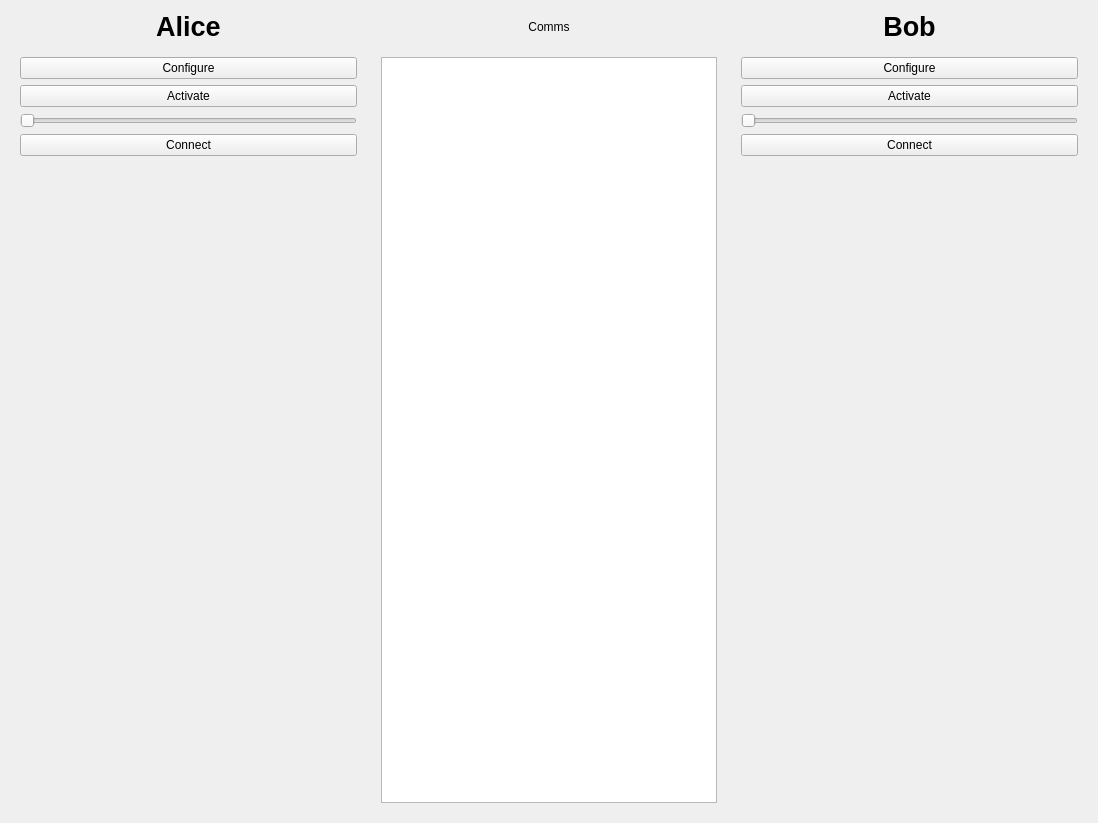
<?xml version="1.0" encoding="UTF-8"?>
<ui version="4.0">
 <class>CommsCarrierTestWidget</class>
 <widget class="QWidget" name="CommsCarrierTestWidget">
  <property name="geometry">
   <rect>
    <x>0</x>
    <y>0</y>
    <width>1098</width>
    <height>823</height>
   </rect>
  </property>
  <property name="windowTitle">
   <string>Form</string>
  </property>
  <layout class="QGridLayout" name="gridLayout">
   <item row="0" column="0">
    <widget class="QLabel" name="labelNodeNameA">
     <property name="font">
      <font>
       <pointsize>20</pointsize>
       <bold>true</bold>
      </font>
     </property>
     <property name="text">
      <string>Alice</string>
     </property>
     <property name="alignment">
      <set>Qt::AlignmentFlag::AlignCenter</set>
     </property>
    </widget>
   </item>
   <item row="0" column="1">
    <widget class="QLabel" name="label">
     <property name="text">
      <string>Comms</string>
     </property>
     <property name="alignment">
      <set>Qt::AlignmentFlag::AlignCenter</set>
     </property>
    </widget>
   </item>
   <item row="0" column="2">
    <widget class="QLabel" name="labelNodeNameB">
     <property name="font">
      <font>
       <pointsize>20</pointsize>
       <bold>true</bold>
      </font>
     </property>
     <property name="text">
      <string>Bob</string>
     </property>
     <property name="alignment">
      <set>Qt::AlignmentFlag::AlignCenter</set>
     </property>
    </widget>
   </item>
   <item row="1" column="0">
    <widget class="QWidget" name="widgetA" native="true">
     <property name="sizePolicy">
      <sizepolicy hsizetype="Preferred" vsizetype="Expanding">
       <horstretch>0</horstretch>
       <verstretch>0</verstretch>
      </sizepolicy>
     </property>
     <layout class="QVBoxLayout" name="verticalLayout_2">
      <item>
       <widget class="QPushButton" name="pushButtonAConfigure">
        <property name="text">
         <string>Configure</string>
        </property>
       </widget>
      </item>
      <item>
       <widget class="QPushButton" name="pushButtonAActivate">
        <property name="text">
         <string>Activate</string>
        </property>
        <property name="checkable">
         <bool>true</bool>
        </property>
       </widget>
      </item>
      <item>
       <widget class="QSlider" name="horizontalSliderAInterval">
        <property name="sizePolicy">
         <sizepolicy hsizetype="Preferred" vsizetype="Fixed">
          <horstretch>0</horstretch>
          <verstretch>0</verstretch>
         </sizepolicy>
        </property>
        <property name="minimum">
         <number>100</number>
        </property>
        <property name="maximum">
         <number>1000</number>
        </property>
        <property name="orientation">
         <enum>Qt::Orientation::Horizontal</enum>
        </property>
       </widget>
      </item>
      <item>
       <widget class="QPushButton" name="pushButtonAConnect">
        <property name="text">
         <string>Connect</string>
        </property>
        <property name="checkable">
         <bool>true</bool>
        </property>
       </widget>
      </item>
      <item>
       <spacer name="verticalSpacer">
        <property name="orientation">
         <enum>Qt::Orientation::Vertical</enum>
        </property>
        <property name="sizeHint" stdset="0">
         <size>
          <width>20</width>
          <height>40</height>
         </size>
        </property>
       </spacer>
      </item>
     </layout>
    </widget>
   </item>
   <item row="1" column="1">
    <widget class="QWidget" name="widgetComms" native="true">
     <property name="sizePolicy">
      <sizepolicy hsizetype="Preferred" vsizetype="Expanding">
       <horstretch>0</horstretch>
       <verstretch>0</verstretch>
      </sizepolicy>
     </property>
     <layout class="QVBoxLayout" name="verticalLayout">
      <item>
       <widget class="QListWidget" name="listWidget">
        <property name="sizePolicy">
         <sizepolicy hsizetype="Preferred" vsizetype="Expanding">
          <horstretch>0</horstretch>
          <verstretch>0</verstretch>
         </sizepolicy>
        </property>
       </widget>
      </item>
     </layout>
    </widget>
   </item>
   <item row="1" column="2">
    <widget class="QWidget" name="widgetB" native="true">
     <property name="sizePolicy">
      <sizepolicy hsizetype="Preferred" vsizetype="Expanding">
       <horstretch>0</horstretch>
       <verstretch>0</verstretch>
      </sizepolicy>
     </property>
     <layout class="QVBoxLayout" name="verticalLayout_3">
      <item>
       <widget class="QPushButton" name="pushButtonBConfigure">
        <property name="text">
         <string>Configure</string>
        </property>
       </widget>
      </item>
      <item>
       <widget class="QPushButton" name="pushButtonBActivate">
        <property name="text">
         <string>Activate</string>
        </property>
        <property name="checkable">
         <bool>true</bool>
        </property>
       </widget>
      </item>
      <item>
       <widget class="QSlider" name="horizontalSliderBInterval">
        <property name="sizePolicy">
         <sizepolicy hsizetype="Preferred" vsizetype="Fixed">
          <horstretch>0</horstretch>
          <verstretch>0</verstretch>
         </sizepolicy>
        </property>
        <property name="minimum">
         <number>100</number>
        </property>
        <property name="maximum">
         <number>1000</number>
        </property>
        <property name="orientation">
         <enum>Qt::Orientation::Horizontal</enum>
        </property>
       </widget>
      </item>
      <item>
       <widget class="QPushButton" name="pushButtonBConnect">
        <property name="text">
         <string>Connect</string>
        </property>
        <property name="checkable">
         <bool>true</bool>
        </property>
       </widget>
      </item>
      <item>
       <spacer name="verticalSpacer_2">
        <property name="orientation">
         <enum>Qt::Orientation::Vertical</enum>
        </property>
        <property name="sizeHint" stdset="0">
         <size>
          <width>20</width>
          <height>40</height>
         </size>
        </property>
       </spacer>
      </item>
     </layout>
    </widget>
   </item>
  </layout>
 </widget>
 <resources/>
 <connections>
  <connection>
   <sender>pushButtonAConnect</sender>
   <signal>toggled(bool)</signal>
   <receiver>CommsCarrierTestWidget</receiver>
   <slot>connectA(bool)</slot>
   <hints>
    <hint type="sourcelabel">
     <x>186</x>
     <y>73</y>
    </hint>
    <hint type="destinationlabel">
     <x>548</x>
     <y>411</y>
    </hint>
   </hints>
  </connection>
  <connection>
   <sender>pushButtonBConnect</sender>
   <signal>toggled(bool)</signal>
   <receiver>CommsCarrierTestWidget</receiver>
   <slot>connectB(bool)</slot>
   <hints>
    <hint type="sourcelabel">
     <x>910</x>
     <y>73</y>
    </hint>
    <hint type="destinationlabel">
     <x>548</x>
     <y>411</y>
    </hint>
   </hints>
  </connection>
  <connection>
   <sender>horizontalSliderAInterval</sender>
   <signal>valueChanged(int)</signal>
   <receiver>CommsCarrierTestWidget</receiver>
   <slot>intervalChangeA(int)</slot>
   <hints>
    <hint type="sourcelabel">
     <x>186</x>
     <y>68</y>
    </hint>
    <hint type="destinationlabel">
     <x>548</x>
     <y>411</y>
    </hint>
   </hints>
  </connection>
  <connection>
   <sender>horizontalSliderBInterval</sender>
   <signal>valueChanged(int)</signal>
   <receiver>CommsCarrierTestWidget</receiver>
   <slot>intervalChangeB(int)</slot>
   <hints>
    <hint type="sourcelabel">
     <x>910</x>
     <y>68</y>
    </hint>
    <hint type="destinationlabel">
     <x>548</x>
     <y>411</y>
    </hint>
   </hints>
  </connection>
  <connection>
   <sender>pushButtonAConfigure</sender>
   <signal>clicked()</signal>
   <receiver>CommsCarrierTestWidget</receiver>
   <slot>configureA()</slot>
   <hints>
    <hint type="sourcelabel">
     <x>186</x>
     <y>73</y>
    </hint>
    <hint type="destinationlabel">
     <x>548</x>
     <y>411</y>
    </hint>
   </hints>
  </connection>
  <connection>
   <sender>pushButtonBConfigure</sender>
   <signal>clicked()</signal>
   <receiver>CommsCarrierTestWidget</receiver>
   <slot>configureB()</slot>
   <hints>
    <hint type="sourcelabel">
     <x>910</x>
     <y>73</y>
    </hint>
    <hint type="destinationlabel">
     <x>548</x>
     <y>411</y>
    </hint>
   </hints>
  </connection>
  <connection>
   <sender>pushButtonAActivate</sender>
   <signal>toggled(bool)</signal>
   <receiver>CommsCarrierTestWidget</receiver>
   <slot>activateA(bool)</slot>
   <hints>
    <hint type="sourcelabel">
     <x>186</x>
     <y>104</y>
    </hint>
    <hint type="destinationlabel">
     <x>548</x>
     <y>411</y>
    </hint>
   </hints>
  </connection>
  <connection>
   <sender>pushButtonBActivate</sender>
   <signal>toggled(bool)</signal>
   <receiver>CommsCarrierTestWidget</receiver>
   <slot>activateB(bool)</slot>
   <hints>
    <hint type="sourcelabel">
     <x>910</x>
     <y>104</y>
    </hint>
    <hint type="destinationlabel">
     <x>548</x>
     <y>411</y>
    </hint>
   </hints>
  </connection>
 </connections>
 <slots>
  <slot>connectA(bool)</slot>
  <slot>connectB(bool)</slot>
  <slot>slot1()</slot>
  <slot>intervalChangeA(int)</slot>
  <slot>intervalChangeB(int)</slot>
  <slot>configureA()</slot>
  <slot>configureB()</slot>
  <slot>activateA(bool)</slot>
  <slot>activateB(bool)</slot>
 </slots>
</ui>
